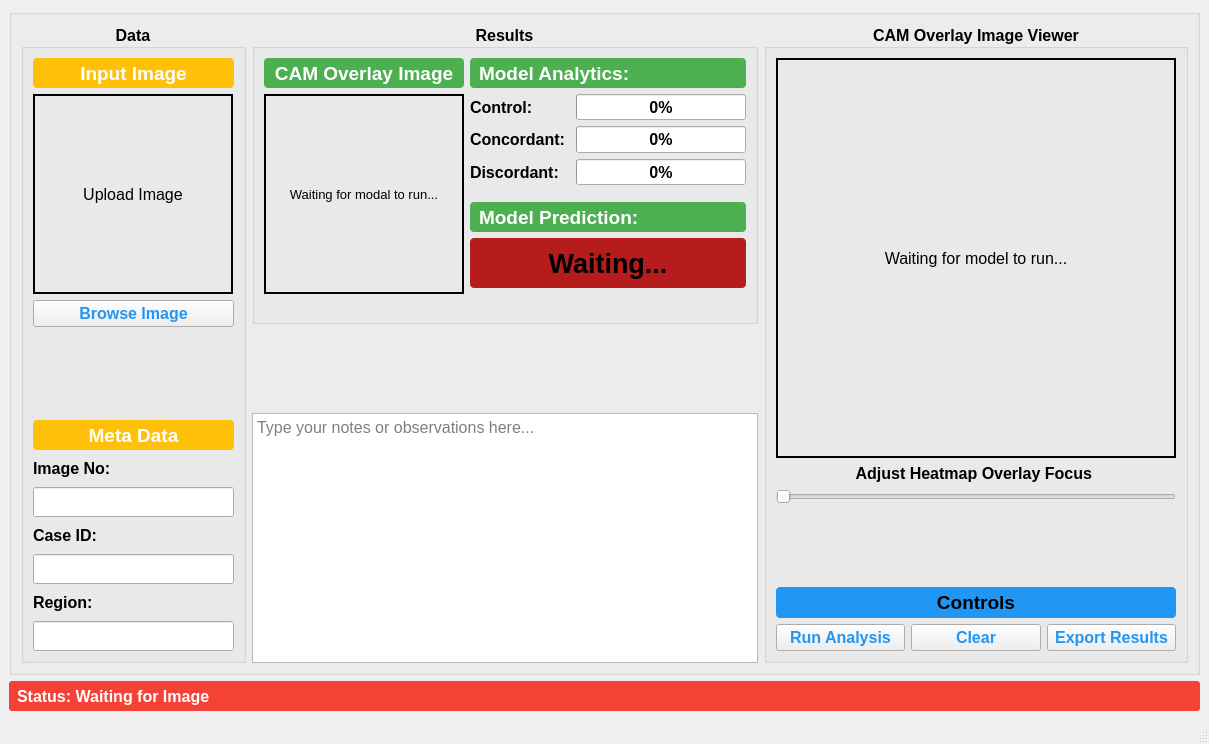
<?xml version="1.0" encoding="UTF-8"?>
<ui version="4.0">
 <class>MainWindow</class>
 <widget class="QMainWindow" name="MainWindow">
  <property name="geometry">
   <rect>
    <x>0</x>
    <y>0</y>
    <width>1209</width>
    <height>744</height>
   </rect>
  </property>
  <property name="maximumSize">
   <size>
    <width>16777215</width>
    <height>16777215</height>
   </size>
  </property>
  <property name="font">
   <font>
    <pointsize>12</pointsize>
   </font>
  </property>
  <property name="windowTitle">
   <string>ALS Diagnostic Assistant</string>
  </property>
  <property name="windowIcon">
   <iconset resource="../../GUI_Resources/gui_resources.qrc">
    <normaloff>:/main/NeroBioMark_Logo.png</normaloff>:/main/NeroBioMark_Logo.png</iconset>
  </property>
  <widget class="QWidget" name="centralwidget">
   <layout class="QGridLayout" name="gridLayout">
    <item row="2" column="1">
     <widget class="QLabel" name="lb_status">
      <property name="minimumSize">
       <size>
        <width>0</width>
        <height>30</height>
       </size>
      </property>
      <property name="maximumSize">
       <size>
        <width>16777215</width>
        <height>30</height>
       </size>
      </property>
      <property name="font">
       <font>
        <pointsize>12</pointsize>
        <weight>75</weight>
        <bold>true</bold>
       </font>
      </property>
      <property name="styleSheet">
       <string notr="true">QLabel {
    background-color: #F44336;  /* Medium red (Material Design red 500) */
    color: white;               /* White text for contrast */
    padding: 4px;
    border-radius: 3px;
}</string>
      </property>
      <property name="text">
       <string>Status: Waiting for Image</string>
      </property>
     </widget>
    </item>
    <item row="1" column="1">
     <widget class="QGroupBox" name="groupBox">
      <property name="title">
       <string/>
      </property>
      <layout class="QGridLayout" name="gridLayout_5">
       <item row="2" column="1">
        <widget class="QTextEdit" name="textEdit">
         <property name="minimumSize">
          <size>
           <width>425</width>
           <height>250</height>
          </size>
         </property>
         <property name="placeholderText">
          <string>Type your notes or observations here...</string>
         </property>
        </widget>
       </item>
       <item row="0" column="0" rowspan="3">
        <widget class="QGroupBox" name="groupBox_5">
         <property name="minimumSize">
          <size>
           <width>0</width>
           <height>0</height>
          </size>
         </property>
         <property name="maximumSize">
          <size>
           <width>225</width>
           <height>16777215</height>
          </size>
         </property>
         <property name="sizeIncrement">
          <size>
           <width>0</width>
           <height>0</height>
          </size>
         </property>
         <property name="font">
          <font>
           <pointsize>12</pointsize>
           <weight>75</weight>
           <bold>true</bold>
          </font>
         </property>
         <property name="title">
          <string>Data</string>
         </property>
         <property name="alignment">
          <set>Qt::AlignCenter</set>
         </property>
         <layout class="QGridLayout" name="gridLayout_2">
          <item row="12" column="0">
           <widget class="QLineEdit" name="lb_region">
            <property name="minimumSize">
             <size>
              <width>200</width>
              <height>30</height>
             </size>
            </property>
            <property name="maximumSize">
             <size>
              <width>16777215</width>
              <height>30</height>
             </size>
            </property>
            <property name="font">
             <font>
              <pointsize>12</pointsize>
              <weight>75</weight>
              <bold>true</bold>
             </font>
            </property>
            <property name="styleSheet">
             <string notr="true">color: #FFC107;
</string>
            </property>
           </widget>
          </item>
          <item row="0" column="0">
           <widget class="QLabel" name="label_18">
            <property name="minimumSize">
             <size>
              <width>0</width>
              <height>30</height>
             </size>
            </property>
            <property name="maximumSize">
             <size>
              <width>16777215</width>
              <height>30</height>
             </size>
            </property>
            <property name="font">
             <font>
              <pointsize>14</pointsize>
              <weight>75</weight>
              <bold>true</bold>
             </font>
            </property>
            <property name="styleSheet">
             <string notr="true">QLabel {
    background-color: #FFC107;  /* Amber (Material Design amber 500) */
    color: white;               /* White text */
    padding: 4px;
    border-radius: 4px;
}</string>
            </property>
            <property name="text">
             <string>Input Image</string>
            </property>
            <property name="alignment">
             <set>Qt::AlignCenter</set>
            </property>
           </widget>
          </item>
          <item row="9" column="0">
           <widget class="QLabel" name="label_5">
            <property name="minimumSize">
             <size>
              <width>200</width>
              <height>25</height>
             </size>
            </property>
            <property name="maximumSize">
             <size>
              <width>16777215</width>
              <height>25</height>
             </size>
            </property>
            <property name="text">
             <string>Case ID:</string>
            </property>
           </widget>
          </item>
          <item row="8" column="0">
           <widget class="QLineEdit" name="lb_image_no">
            <property name="minimumSize">
             <size>
              <width>200</width>
              <height>30</height>
             </size>
            </property>
            <property name="maximumSize">
             <size>
              <width>16777215</width>
              <height>30</height>
             </size>
            </property>
            <property name="font">
             <font>
              <pointsize>12</pointsize>
              <weight>75</weight>
              <bold>true</bold>
             </font>
            </property>
            <property name="styleSheet">
             <string notr="true">color: #FFC107;
</string>
            </property>
           </widget>
          </item>
          <item row="4" column="0">
           <widget class="QPushButton" name="pb_browse_image">
            <property name="font">
             <font>
              <pointsize>12</pointsize>
              <weight>75</weight>
              <bold>true</bold>
             </font>
            </property>
            <property name="styleSheet">
             <string notr="true">color:#2196F3;</string>
            </property>
            <property name="text">
             <string>Browse Image</string>
            </property>
           </widget>
          </item>
          <item row="6" column="0">
           <widget class="QLabel" name="label_19">
            <property name="minimumSize">
             <size>
              <width>0</width>
              <height>30</height>
             </size>
            </property>
            <property name="maximumSize">
             <size>
              <width>16777215</width>
              <height>30</height>
             </size>
            </property>
            <property name="font">
             <font>
              <pointsize>14</pointsize>
              <weight>75</weight>
              <bold>true</bold>
             </font>
            </property>
            <property name="styleSheet">
             <string notr="true">QLabel {
    background-color: #FFC107;  /* Amber (Material Design amber 500) */
    color: white;               /* White text */
    padding: 4px;
    border-radius: 4px;
}</string>
            </property>
            <property name="text">
             <string>Meta Data</string>
            </property>
            <property name="alignment">
             <set>Qt::AlignCenter</set>
            </property>
           </widget>
          </item>
          <item row="10" column="0">
           <widget class="QLineEdit" name="lb_case_id">
            <property name="minimumSize">
             <size>
              <width>200</width>
              <height>30</height>
             </size>
            </property>
            <property name="maximumSize">
             <size>
              <width>16777215</width>
              <height>30</height>
             </size>
            </property>
            <property name="font">
             <font>
              <pointsize>12</pointsize>
              <weight>75</weight>
              <bold>true</bold>
             </font>
            </property>
            <property name="styleSheet">
             <string notr="true">color: #FFC107;
</string>
            </property>
           </widget>
          </item>
          <item row="1" column="0">
           <widget class="QLabel" name="lb_input_image">
            <property name="minimumSize">
             <size>
              <width>200</width>
              <height>200</height>
             </size>
            </property>
            <property name="maximumSize">
             <size>
              <width>200</width>
              <height>200</height>
             </size>
            </property>
            <property name="font">
             <font>
              <pointsize>12</pointsize>
              <weight>50</weight>
              <bold>false</bold>
             </font>
            </property>
            <property name="frameShape">
             <enum>QFrame::WinPanel</enum>
            </property>
            <property name="text">
             <string>Upload Image</string>
            </property>
            <property name="scaledContents">
             <bool>true</bool>
            </property>
            <property name="alignment">
             <set>Qt::AlignCenter</set>
            </property>
           </widget>
          </item>
          <item row="7" column="0">
           <widget class="QLabel" name="label_4">
            <property name="minimumSize">
             <size>
              <width>200</width>
              <height>25</height>
             </size>
            </property>
            <property name="maximumSize">
             <size>
              <width>16777215</width>
              <height>25</height>
             </size>
            </property>
            <property name="font">
             <font>
              <pointsize>12</pointsize>
              <weight>75</weight>
              <bold>true</bold>
             </font>
            </property>
            <property name="text">
             <string>Image No:</string>
            </property>
           </widget>
          </item>
          <item row="11" column="0">
           <widget class="QLabel" name="label_6">
            <property name="minimumSize">
             <size>
              <width>200</width>
              <height>25</height>
             </size>
            </property>
            <property name="maximumSize">
             <size>
              <width>16777215</width>
              <height>25</height>
             </size>
            </property>
            <property name="text">
             <string>Region:</string>
            </property>
           </widget>
          </item>
          <item row="5" column="0">
           <spacer name="verticalSpacer">
            <property name="orientation">
             <enum>Qt::Vertical</enum>
            </property>
            <property name="sizeHint" stdset="0">
             <size>
              <width>20</width>
              <height>40</height>
             </size>
            </property>
           </spacer>
          </item>
         </layout>
        </widget>
       </item>
       <item row="0" column="1">
        <widget class="QGroupBox" name="groupBox_7">
         <property name="minimumSize">
          <size>
           <width>500</width>
           <height>280</height>
          </size>
         </property>
         <property name="maximumSize">
          <size>
           <width>16777215</width>
           <height>300</height>
          </size>
         </property>
         <property name="font">
          <font>
           <pointsize>12</pointsize>
           <weight>75</weight>
           <bold>true</bold>
          </font>
         </property>
         <property name="title">
          <string>Results</string>
         </property>
         <property name="alignment">
          <set>Qt::AlignCenter</set>
         </property>
         <layout class="QGridLayout" name="gridLayout_3">
          <item row="6" column="2" colspan="2">
           <widget class="QLabel" name="lb_prediction">
            <property name="minimumSize">
             <size>
              <width>0</width>
              <height>50</height>
             </size>
            </property>
            <property name="maximumSize">
             <size>
              <width>16777215</width>
              <height>50</height>
             </size>
            </property>
            <property name="font">
             <font>
              <pointsize>20</pointsize>
              <weight>75</weight>
              <italic>false</italic>
              <bold>true</bold>
              <underline>false</underline>
             </font>
            </property>
            <property name="styleSheet">
             <string notr="true">QLabel {
    background-color: #B71C1C;  /* Dark red */
    color: black;               /* Black text */
    padding: 4px;
    border-radius: 4px;
}</string>
            </property>
            <property name="text">
             <string>Waiting...</string>
            </property>
            <property name="alignment">
             <set>Qt::AlignCenter</set>
            </property>
           </widget>
          </item>
          <item row="3" column="3">
           <widget class="QProgressBar" name="p_bar_discordant">
            <property name="minimumSize">
             <size>
              <width>0</width>
              <height>25</height>
             </size>
            </property>
            <property name="value">
             <number>0</number>
            </property>
           </widget>
          </item>
          <item row="5" column="2" colspan="2">
           <widget class="QLabel" name="label_20">
            <property name="minimumSize">
             <size>
              <width>0</width>
              <height>30</height>
             </size>
            </property>
            <property name="maximumSize">
             <size>
              <width>16777215</width>
              <height>30</height>
             </size>
            </property>
            <property name="font">
             <font>
              <pointsize>14</pointsize>
              <weight>75</weight>
              <bold>true</bold>
             </font>
            </property>
            <property name="styleSheet">
             <string notr="true">QLabel {
    background-color: #4CAF50;  /* Medium green */
    color: white;               /* White text */
    padding: 4px;
    border-radius: 4px;
}</string>
            </property>
            <property name="text">
             <string>Model Prediction:</string>
            </property>
           </widget>
          </item>
          <item row="1" column="0" rowspan="7" colspan="2">
           <widget class="QLabel" name="lb_cam_image">
            <property name="minimumSize">
             <size>
              <width>200</width>
              <height>200</height>
             </size>
            </property>
            <property name="maximumSize">
             <size>
              <width>200</width>
              <height>200</height>
             </size>
            </property>
            <property name="font">
             <font>
              <pointsize>10</pointsize>
              <weight>50</weight>
              <bold>false</bold>
             </font>
            </property>
            <property name="frameShape">
             <enum>QFrame::WinPanel</enum>
            </property>
            <property name="text">
             <string>Waiting for modal to run...</string>
            </property>
            <property name="scaledContents">
             <bool>true</bool>
            </property>
            <property name="alignment">
             <set>Qt::AlignCenter</set>
            </property>
           </widget>
          </item>
          <item row="1" column="2">
           <widget class="QLabel" name="label_15">
            <property name="minimumSize">
             <size>
              <width>100</width>
              <height>25</height>
             </size>
            </property>
            <property name="font">
             <font>
              <pointsize>12</pointsize>
              <weight>75</weight>
              <bold>true</bold>
             </font>
            </property>
            <property name="text">
             <string>Control:</string>
            </property>
           </widget>
          </item>
          <item row="4" column="2">
           <widget class="QLabel" name="label_21">
            <property name="maximumSize">
             <size>
              <width>16777215</width>
              <height>5</height>
             </size>
            </property>
            <property name="text">
             <string/>
            </property>
           </widget>
          </item>
          <item row="0" column="0" colspan="2">
           <widget class="QLabel" name="label_14">
            <property name="minimumSize">
             <size>
              <width>0</width>
              <height>30</height>
             </size>
            </property>
            <property name="maximumSize">
             <size>
              <width>16777215</width>
              <height>30</height>
             </size>
            </property>
            <property name="font">
             <font>
              <pointsize>14</pointsize>
              <weight>75</weight>
              <bold>true</bold>
             </font>
            </property>
            <property name="styleSheet">
             <string notr="true">QLabel {
    background-color: #4CAF50;  /* Medium green */
    color: white;               /* White text */
    padding: 4px;
    border-radius: 4px;
}</string>
            </property>
            <property name="text">
             <string>CAM Overlay Image</string>
            </property>
            <property name="alignment">
             <set>Qt::AlignCenter</set>
            </property>
           </widget>
          </item>
          <item row="1" column="3">
           <widget class="QProgressBar" name="p_bar_control">
            <property name="minimumSize">
             <size>
              <width>0</width>
              <height>25</height>
             </size>
            </property>
            <property name="value">
             <number>0</number>
            </property>
           </widget>
          </item>
          <item row="3" column="2">
           <widget class="QLabel" name="label_17">
            <property name="minimumSize">
             <size>
              <width>100</width>
              <height>25</height>
             </size>
            </property>
            <property name="font">
             <font>
              <pointsize>12</pointsize>
              <weight>75</weight>
              <bold>true</bold>
             </font>
            </property>
            <property name="text">
             <string>Discordant:</string>
            </property>
           </widget>
          </item>
          <item row="2" column="3">
           <widget class="QProgressBar" name="p_bar_concordant">
            <property name="minimumSize">
             <size>
              <width>0</width>
              <height>25</height>
             </size>
            </property>
            <property name="value">
             <number>0</number>
            </property>
           </widget>
          </item>
          <item row="2" column="2">
           <widget class="QLabel" name="label_16">
            <property name="minimumSize">
             <size>
              <width>100</width>
              <height>25</height>
             </size>
            </property>
            <property name="font">
             <font>
              <pointsize>12</pointsize>
              <weight>75</weight>
              <bold>true</bold>
             </font>
            </property>
            <property name="text">
             <string>Concordant:</string>
            </property>
           </widget>
          </item>
          <item row="0" column="2" colspan="2">
           <widget class="QLabel" name="label_13">
            <property name="minimumSize">
             <size>
              <width>0</width>
              <height>30</height>
             </size>
            </property>
            <property name="maximumSize">
             <size>
              <width>16777215</width>
              <height>30</height>
             </size>
            </property>
            <property name="font">
             <font>
              <pointsize>14</pointsize>
              <weight>75</weight>
              <bold>true</bold>
             </font>
            </property>
            <property name="styleSheet">
             <string notr="true">QLabel {
    background-color: #4CAF50;  /* Medium green */
    color: white;               /* White text */
    padding: 4px;
    border-radius: 4px;
}</string>
            </property>
            <property name="text">
             <string>Model Analytics:</string>
            </property>
           </widget>
          </item>
          <item row="8" column="0">
           <spacer name="verticalSpacer_2">
            <property name="orientation">
             <enum>Qt::Vertical</enum>
            </property>
            <property name="sizeHint" stdset="0">
             <size>
              <width>20</width>
              <height>40</height>
             </size>
            </property>
           </spacer>
          </item>
         </layout>
        </widget>
       </item>
       <item row="0" column="2" rowspan="3">
        <widget class="QGroupBox" name="groupBox_2">
         <property name="minimumSize">
          <size>
           <width>0</width>
           <height>0</height>
          </size>
         </property>
         <property name="font">
          <font>
           <pointsize>12</pointsize>
           <weight>75</weight>
           <bold>true</bold>
          </font>
         </property>
         <property name="title">
          <string>CAM Overlay Image Viewer</string>
         </property>
         <property name="alignment">
          <set>Qt::AlignCenter</set>
         </property>
         <layout class="QGridLayout" name="gridLayout_4">
          <item row="1" column="0" colspan="3">
           <widget class="QLabel" name="label_2">
            <property name="maximumSize">
             <size>
              <width>16777215</width>
              <height>25</height>
             </size>
            </property>
            <property name="text">
             <string>Adjust Heatmap Overlay Focus </string>
            </property>
            <property name="alignment">
             <set>Qt::AlignCenter</set>
            </property>
           </widget>
          </item>
          <item row="0" column="0" colspan="3">
           <widget class="QLabel" name="lb_filtered_image">
            <property name="minimumSize">
             <size>
              <width>400</width>
              <height>400</height>
             </size>
            </property>
            <property name="maximumSize">
             <size>
              <width>400</width>
              <height>400</height>
             </size>
            </property>
            <property name="font">
             <font>
              <pointsize>12</pointsize>
              <weight>50</weight>
              <bold>false</bold>
             </font>
            </property>
            <property name="frameShape">
             <enum>QFrame::WinPanel</enum>
            </property>
            <property name="text">
             <string>Waiting for model to run...</string>
            </property>
            <property name="scaledContents">
             <bool>true</bool>
            </property>
            <property name="alignment">
             <set>Qt::AlignCenter</set>
            </property>
           </widget>
          </item>
          <item row="6" column="0">
           <widget class="QPushButton" name="pb_run_analysis">
            <property name="font">
             <font>
              <pointsize>12</pointsize>
              <weight>75</weight>
              <bold>true</bold>
             </font>
            </property>
            <property name="styleSheet">
             <string notr="true">color:#2196F3;</string>
            </property>
            <property name="text">
             <string>Run Analysis</string>
            </property>
           </widget>
          </item>
          <item row="6" column="1">
           <widget class="QPushButton" name="pb_clear">
            <property name="font">
             <font>
              <pointsize>12</pointsize>
              <weight>75</weight>
              <bold>true</bold>
             </font>
            </property>
            <property name="styleSheet">
             <string notr="true">color:#2196F3;</string>
            </property>
            <property name="text">
             <string>Clear</string>
            </property>
           </widget>
          </item>
          <item row="4" column="1">
           <spacer name="verticalSpacer_3">
            <property name="orientation">
             <enum>Qt::Vertical</enum>
            </property>
            <property name="sizeHint" stdset="0">
             <size>
              <width>20</width>
              <height>40</height>
             </size>
            </property>
           </spacer>
          </item>
          <item row="2" column="0" colspan="3">
           <widget class="QSlider" name="s_filter_slider">
            <property name="maximumSize">
             <size>
              <width>16777215</width>
              <height>25</height>
             </size>
            </property>
            <property name="orientation">
             <enum>Qt::Horizontal</enum>
            </property>
           </widget>
          </item>
          <item row="6" column="2">
           <widget class="QPushButton" name="pb_export_results">
            <property name="font">
             <font>
              <pointsize>12</pointsize>
              <weight>75</weight>
              <bold>true</bold>
             </font>
            </property>
            <property name="styleSheet">
             <string notr="true">color:#2196F3;
</string>
            </property>
            <property name="text">
             <string>Export Results</string>
            </property>
           </widget>
          </item>
          <item row="5" column="0" colspan="3">
           <widget class="QLabel" name="label_8">
            <property name="font">
             <font>
              <pointsize>14</pointsize>
              <weight>75</weight>
              <bold>true</bold>
             </font>
            </property>
            <property name="styleSheet">
             <string notr="true">QLabel {
	background-color:#2196F3 ;
    color: black;               /* Black text */
    padding: 4px;
    border-radius: 4px;
}
</string>
            </property>
            <property name="text">
             <string>Controls</string>
            </property>
            <property name="alignment">
             <set>Qt::AlignCenter</set>
            </property>
           </widget>
          </item>
         </layout>
        </widget>
       </item>
       <item row="1" column="1">
        <spacer name="verticalSpacer_4">
         <property name="orientation">
          <enum>Qt::Vertical</enum>
         </property>
         <property name="sizeHint" stdset="0">
          <size>
           <width>20</width>
           <height>40</height>
          </size>
         </property>
        </spacer>
       </item>
      </layout>
     </widget>
    </item>
   </layout>
  </widget>
  <widget class="QMenuBar" name="menubar">
   <property name="geometry">
    <rect>
     <x>0</x>
     <y>0</y>
     <width>1209</width>
     <height>34</height>
    </rect>
   </property>
  </widget>
  <widget class="QStatusBar" name="statusbar"/>
 </widget>
 <resources>
  <include location="../../GUI_Resources/gui_resources.qrc"/>
 </resources>
 <connections/>
</ui>
